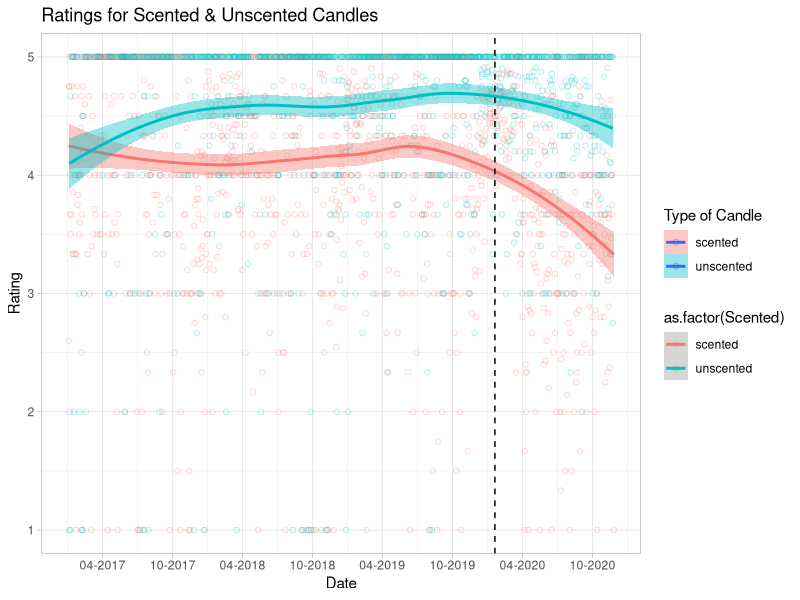
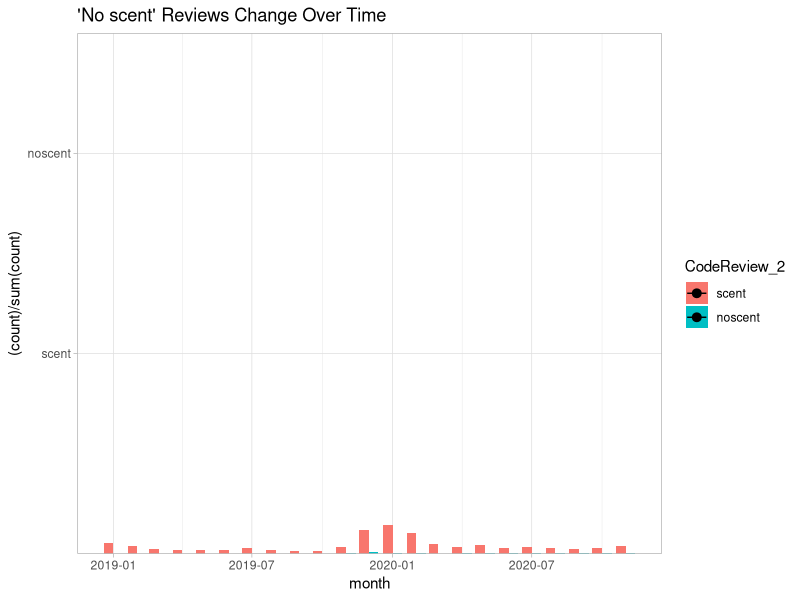

Generate these figures, in order, with R:
## ---- chunk 1

library(dplyr)
library(tidyverse)
library(readxl)


scented_all <- read_excel(here::here("HW_5/Scented_all.xlsx"))
unscented_all <- read_excel(here::here("HW_5/Unscented_all.xlsx"))
## ---- chunk 2

scented_plot <-
scented_all %>%
  filter(Date > "2017-01-01") %>% 
  group_by(Date) %>%
  mutate(
    avg_rating = mean(Rating)
  ) %>%
  ggplot() +
    aes(x = as.Date(Date),
        y = avg_rating
       ) +
    geom_point(alpha = .3, 
               shape = 1,
               color = "violet") +
    geom_smooth(method = "loess") +
    scale_x_date(name = "Date", 
                 date_breaks = "6 months", 
                 date_labels = "%m-%Y") +
    geom_vline(xintercept = as.numeric(as.Date("2020-01-20")), linetype = "dashed") +
    scale_y_continuous(name = "Rating")+
    ggtitle("Scented Candles Rating") +
    theme_light()


unscented_plot <-
  unscented_all %>%
  filter(Date > "2017-01-01") %>% 
  group_by(Date) %>%
  mutate(
    avg_rating = mean(Rating)
  ) %>%
  ggplot() +
    aes(x = as.Date(Date),
        y = avg_rating
       ) +
    geom_point(alpha = .3, 
               shape = 1,
               color = "violet") +
    geom_smooth(method = "loess") +
    scale_x_date(name = "Date", 
                 date_breaks = "6 months", 
                 date_labels = "%m-%Y") +
    geom_vline(xintercept = as.numeric(as.Date("2020-01-20")), linetype = "dashed") +
    scale_y_continuous(name = "Rating") +
    ggtitle("Unscented Candles Rating") +
    theme_light()

## ---- chunk 3
candles_full <- bind_rows(
	scented = scented_all, 
	unscented = unscented_all, 
	.id = "Scented"
)
## ---- chunk 4

all_candles <-
candles_full %>%
  filter(Date > "2017-01-01") %>% 
  group_by(Scented, Date) %>%
  summarise(mu = mean(Rating)) %>%
  ggplot()+
    aes(x= as.Date(Date), 
        y= mu, 
        shape=as.factor(Scented),
        color=as.factor(Scented),
        fill= as.factor(Scented)) + 
    geom_point(alpha=.3, shape=1) +
    geom_smooth(method = "loess") +
    scale_x_date(name = "Date", 
                 date_breaks = "6 months", 
                 date_labels = "%m-%Y") +
    geom_vline(xintercept = as.numeric(as.Date("2020-01-20")), linetype = "dashed") +
    scale_y_continuous(name = "Rating") +
    scale_fill_discrete(name = "Type of Candle") +
    ggtitle("Ratings for Scented & Unscented Candles") +
    theme_light() 
  
all_candles

## ---- chunk 5
str_no_scent <- function(x){
  as.numeric(
  	case_when(
  		str_detect(x, "[Nn]o scent") ~ "1", 
  		str_detect(x, "[Nn]o smell") ~ "1",
  		str_detect(x, "[Dd]oes not smell like") ~ "1",
  		str_detect(x, "[Dd]oesn't smell like") ~ "1",
  		str_detect(x, "[Cc]an't smell") ~ "1",
  		str_detect(x, "[Cc]annot smell") ~ "1",
  		str_detect(x, "[Ff]aint smell") ~ "1",
  		str_detect(x, "[Ff]aint scent") ~ "1",
  		str_detect(x, "[Dd]on't smell") ~ "1",
  		str_detect(x, "[Ll]ike nothing") ~ "1",
  		TRUE ~ "0"
  	)
  )
}

scented_all$CodeReview <- str_no_scent(scented_all$Review)
scented_all$CodeReview_2 <- factor(scented_all$CodeReview , labels = c("scent", "noscent"))

print(scented_all)

## ---- chunk 6

new_scented <- 
  scented_all %>%
  filter(Date > "2019-01-01") %>%
  mutate(month = lubridate:: floor_date(Date, "month")) %>%
  mutate(review = str_no_scent(Review)) %>%
  group_by(CodeReview_2, month) %>%
  ggplot() +
    aes(x = month ,
        y = (..count..)/sum(..count..), 
        fill = CodeReview_2 , 
        color = month
        ) +
    geom_bar(position = "dodge") +
  stat_summary(
    aes(y = CodeReview_2), 
        fun.data = mean_cl_normal) +
      ggtitle("'No scent' Reviews Change Over Time") +
      theme_light() 
  
new_scented
  

